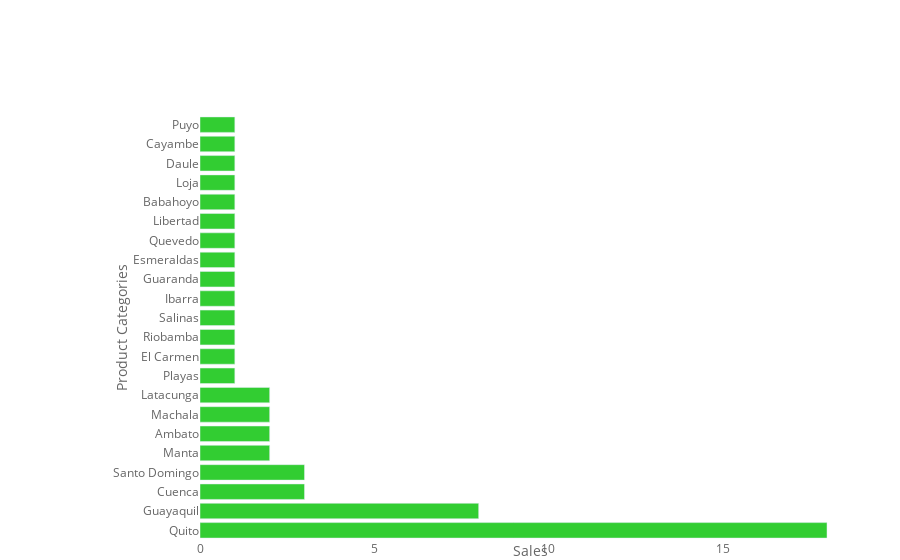

Here is the notebook cell this chart was saved with:
### Markdown cell above
## Quito is the city with the most sales and also has the largest number of stores compared to other cities.

### Code cell
fig = go.Figure(go.Bar(y=cm.index, x=cm.store_nbr, 
                       orientation="h", marker_color="limegreen"))
fig.update_layout(template=custom_template_go,
                    margin=dict(b=20,r=40,l=200,t=115),
                    xaxis_title="Sales",
                    yaxis_title="Product Categories",
                    )
fig.show()

### Figure 1 — Plotly figure (JSON) as saved in the notebook; plotly's stock layout.template omitted (floating-point values rounded to 4 significant figures)
{"data": [{"marker": {"color": "limegreen"}, "orientation": "h", "type": "bar", "x": [18, 8, 3, 3, 2, 2, 2, 2, 1, 1, 1, 1, 1, 1, 1, 1, 1, 1, 1, 1, 1, 1], "y": ["Quito", "Guayaquil", "Cuenca", "Santo Domingo", "Manta", "Ambato", "Machala", "Latacunga", "Playas", "El Carmen", "Riobamba", "Salinas", "Ibarra", "Guaranda", "Esmeraldas", "Quevedo", "Libertad", "Babahoyo", "Loja", "Daule", "Cayambe", "Puyo"]}], "layout": {"margin": {"b": 20, "l": 200, "r": 40, "t": 115}, "xaxis": {"title": {"text": "Sales"}}, "yaxis": {"title": {"text": "Product Categories"}}}}
